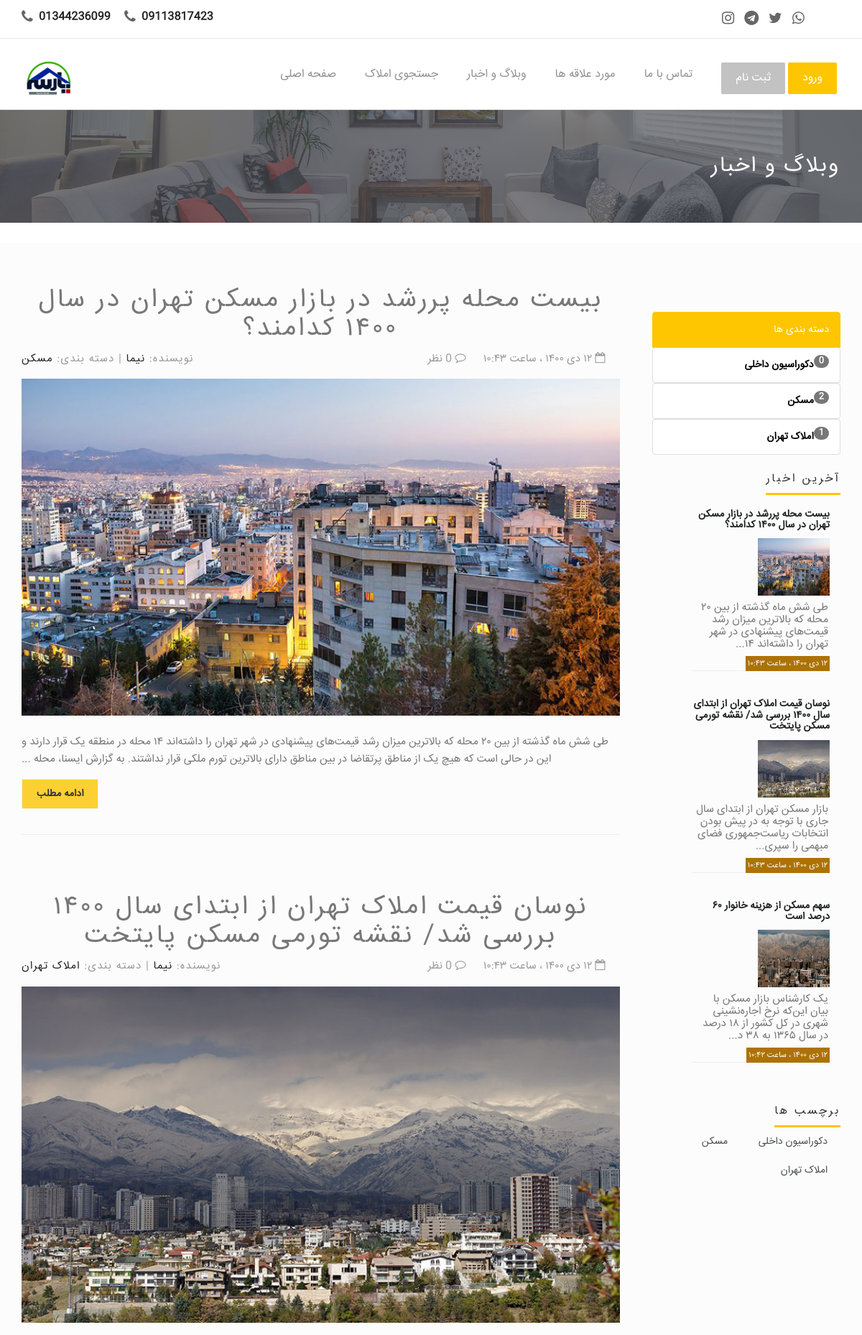
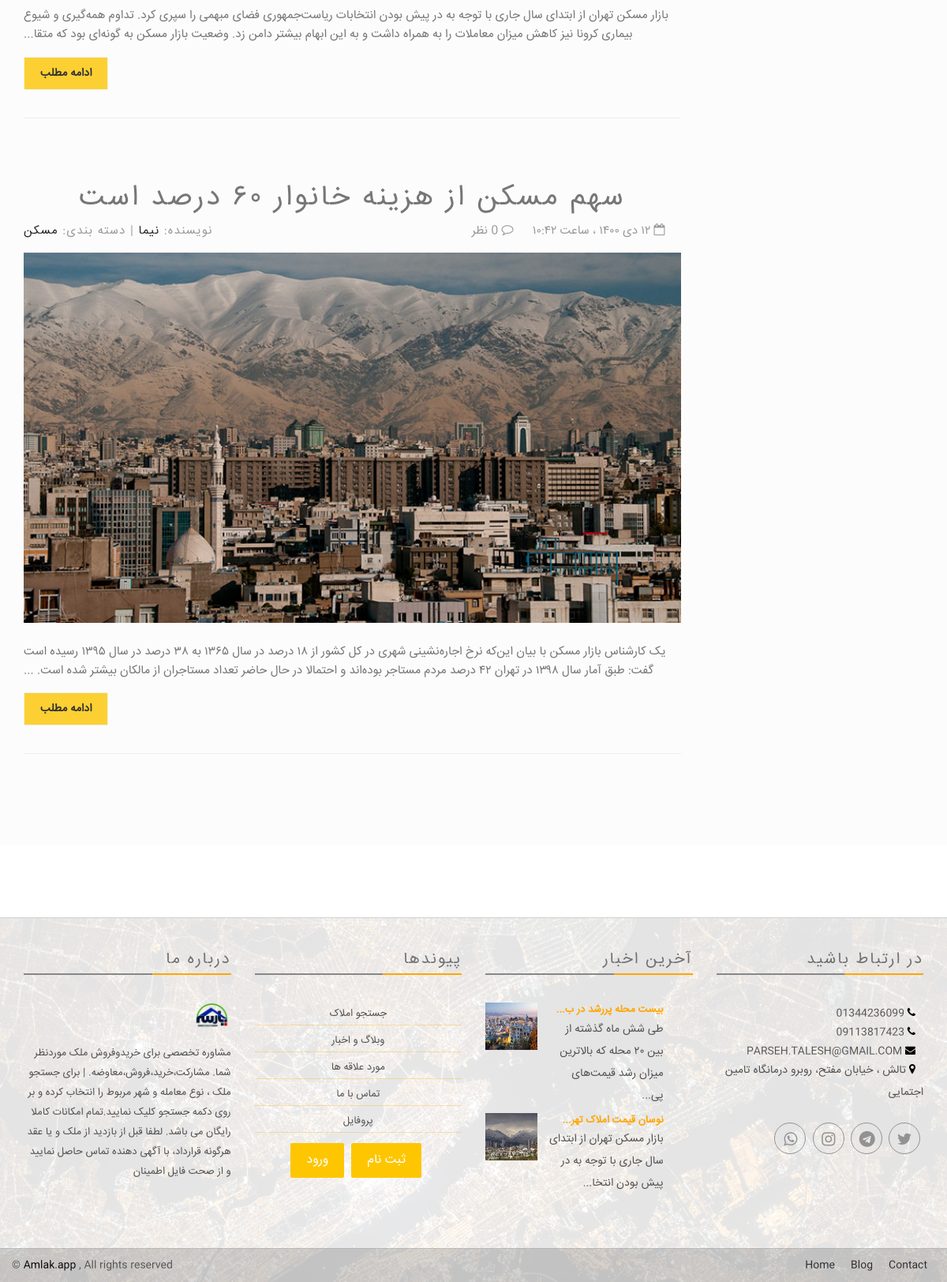
The page /blog/ on the database as committed earlier (2 pictures, top to bottom).
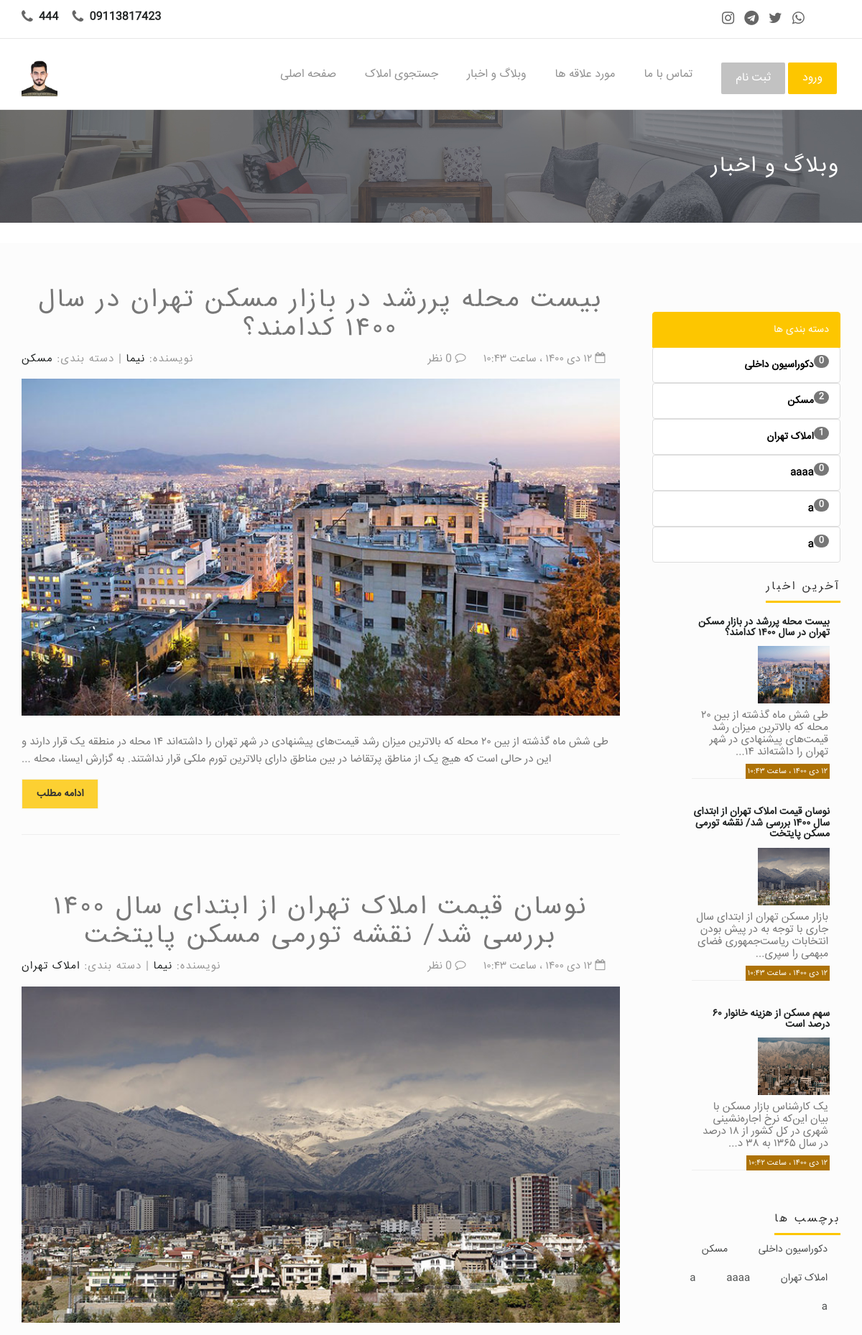
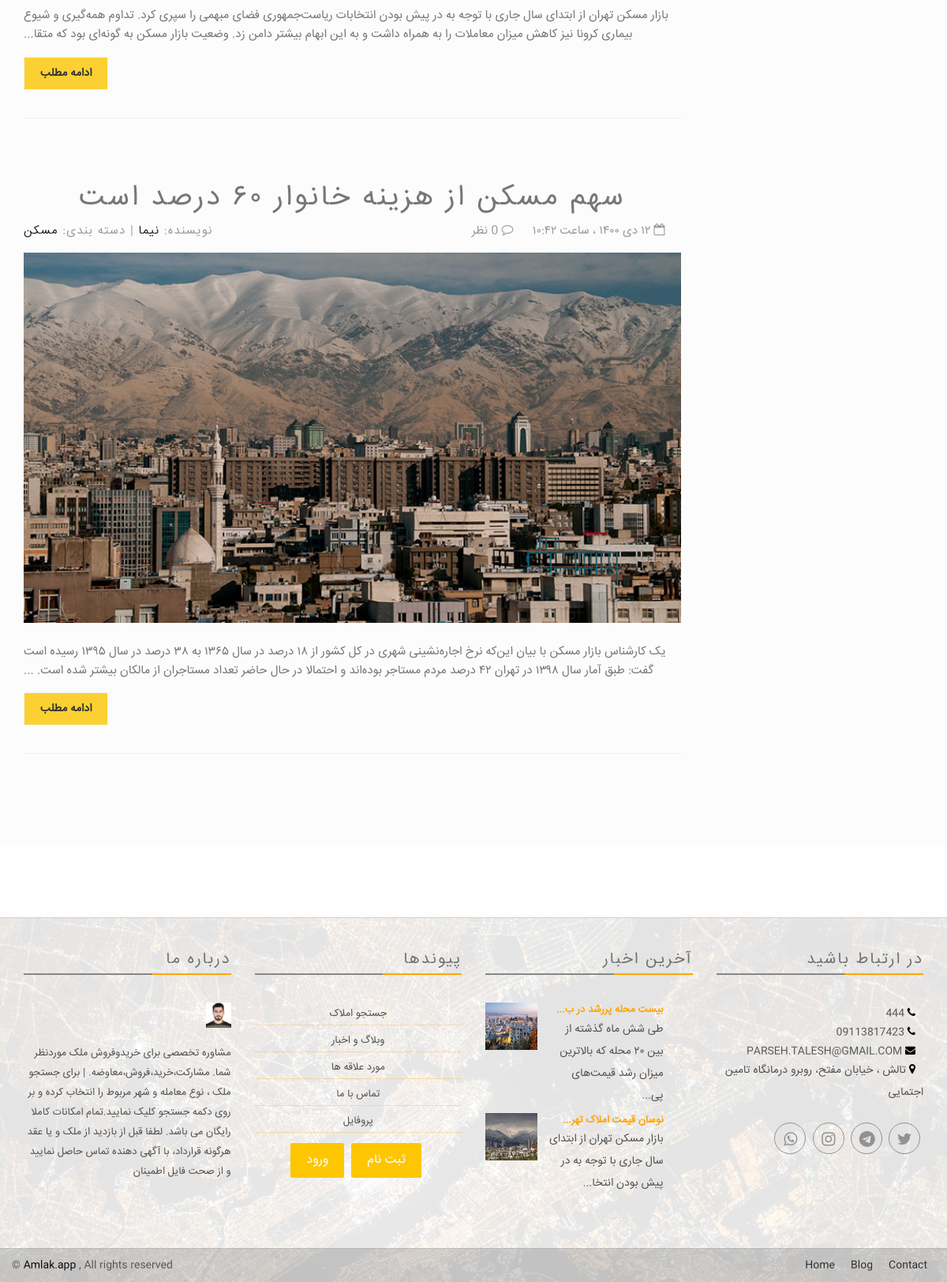
The same page on the database as committed later (2 pictures, top to bottom).
### app/models.py (models this page shows, shortened)
class Settings(models.Model):
  title = models.CharField(max_length=100, verbose_name = "عنوان")
  title_below = models.CharField(max_length=300 , null=True, blank=True , verbose_name = "متن زیر عنوان")
  introduction_text = models.TextField(max_length=2000 , null=True, blank=True , verbose_name = "متن معرفی" )
  contact_page_text = models.TextField(max_length=2000 , null=True, blank=True , verbose_name = "متن صفحه تماس با ما")
  experts_number = models.IntegerField(default='1', verbose_name = "تعداد کارشناسان")
  email = models.EmailField(max_length=200 , null=True , blank=True , verbose_name = "ایمیل")
  address = models.CharField(max_length=300 , null=True , blank=True , verbose_name = "آدرس")
  phone1 = models.CharField(max_length=20 , null=True , blank=True , verbose_name = "تلفن ۱")
  phone2 = models.CharField(max_length=20 , null=True , blank=True , verbose_name = "تلفن ۲")
  whatsapp_number = models.CharField(max_length=20 , null=True , blank=True , verbose_name = "شماره واتساپ")
  instagram = models.URLField(max_length=500, null=True, blank=True, verbose_name = "لینک اینستاگرام")
  telegram = models.URLField(max_length=500, null=True, blank=True, verbose_name = "لینک تلگرام")
  twitter = models.URLField(max_length=500, null=True, blank=True, verbose_name = "لینک توییتر")
  whatsapp = models.URLField(max_length=500, null=True, blank=True, verbose_name = "لینک واتس اپ")
  lat_long = models.CharField(max_length=50 , null=True , blank=True , verbose_name = "lat & long")
  logo = models.ImageField(default='logo.png', upload_to='logo', null=True, blank=True, verbose_name = "لوگو")
  header_image = models.ImageField(default='header.png', upload_to='header', null=True, blank=True, verbose_name = "تصویر سربرگ (header)")
  class Meta:
      verbose_name = "تنظیمات"
      verbose_name_plural = "تنظیمات"

### blogApp/models.py (models this page shows, shortened)
class Post(models.Model):
    title = models.CharField(max_length=255, verbose_name="عنوان")
    slug = models.SlugField(max_length=255, null=True, blank=True, verbose_name="نشانی پیوند (link)")
    author = models.ForeignKey(User, on_delete=models.CASCADE, verbose_name="نویسنده")
    img = models.ImageField(upload_to='blog', null=True, verbose_name="تصویر")
    body = RichTextField(blank=False, null=True, verbose_name="متن")
    comments = models.ManyToManyField(PostComment, blank=True, verbose_name="نظرات")
    post_date = models.DateTimeField(auto_now_add=True)
    category = models.ForeignKey(Categories, null=True, on_delete=models.PROTECT, related_name='category_set', verbose_name="دسته بندی")
    def j_post_date(self):
        return jalali_converter(self.post_date)
    class Meta:
      verbose_name = "پست"
      verbose_name_plural = "پست ها"

class Categories(models.Model):
    categoryname = models.CharField(max_length=255)
    slug = models.CharField(max_length=255, verbose_name="نشانی پیوند (link)")
    def __str__(self):
        return self.categoryname
    class Meta:
      verbose_name = "دسته بندی"
      verbose_name_plural = "دسته بندی ها"

### blogApp/views.py (the view)
# urls.py: path('', blog.as_view(), name="blog"),
class blog(generic.ListView):
   model = Post
   template_name = 'blog_list.html'
   context_object_name = 'posts'
   cats = Categories.objects.all()
   ordering = ['-post_date']
   paginate_by = 4
   def get_context_data(self, *args, **kwargs):
      cat_list = Categories.objects.all()
      latestpost_list = Post.objects.all().order_by('-post_date')[:3]
      context = super(blog, self).get_context_data(*args, **kwargs)
      context["cat_list"] = cat_list
      context["latestpost_list"] = latestpost_list
      return context

### app/context_processor.py (called while the page is built)
def settings(request):
    return {
    'settings': models.Settings.objects.all().last() ,
    'latestpost_list' : Post.objects.all().order_by('-post_date')[:3] ,
    'footer_latestpost_list' : Post.objects.all().order_by('-post_date')[:2]
    }

### crm/context_processor.py (called while the page is built)
def notification(request):
    if request.user.is_superuser:
        return {
           'new_reqs': models.Order_request.objects.filter(status='جدید').order_by('-date_created') ,
           'new_req_counts': models.Order_request.objects.filter(status='جدید').count(),
           'new_contact_counts': Contact.objects.filter(status='جدید').count(),
           'new_contacts': Contact.objects.filter(status='جدید').order_by('-created_on')
        }
    elif request.user.is_authenticated:
        return {
           'new_reqs': models.Order_request.objects.filter(status='جدید' , user__user=request.user ).order_by('-date_created') ,
           'new_req_counts': models.Order_request.objects.filter(status='جدید' , user__user=request.user ).count()
        }
    else:
        return { 'userProfile': None }

### extensions/jalali.py (called while the page is built)
    def persian_tuple(self):
        return self.persian_year, self.persian_month, self.persian_day

### templates/blog_list.html (shortened to what the changed rows need)
{% extends 'base.html' %}
{% block content %}
<div style="background:#494C53 url({{ settings.header_image.url }}) no-repeat scroll center top / cover; color:#FFF; position: relative; min-height: 140px; ">
    <div class="container">
        <div class="row" dir="rtl" align="right">
            <div class="page-head-content">
                <h1 class="page-title"> وبلاگ و اخبار </h1>
            </div>
        </div>
    </div>
</div>
<br>
<div class="content-area blog-page padding-top-40" style="background-color: #FCFCFC; padding-bottom: 55px;">
    <div class="container">
        <div class="row">
            <div class="blog-lst col-md-9 pl0">
               {% for post in posts %}
                <section class="post">
                    <div class="text-center padding-b-50">
                        <h2 class="wow fadeInLeft animated" dir="rtl"> {{post.title}} </h2>
                    </div>
                    <div class="row">
                        <div class="col-sm-6">
                            <p class="author-category">
                                نویسنده:  <a href="#"> {{post.author.first_name}} </a> |
                                دسته بندی:  <a href="{% url 'category' post.category.slug %}"> {{post.category}} </a>
                            </p>
                        </div>
                        <div class="col-sm-6 right">
                            <p class="date-comments" dir="rtl">
                                <a href="#"><i class="fa fa-calendar-o"></i> {{post.j_post_date }} </a>
                                <a href="#"><i class="fa fa-comment-o"></i> {{ post.comments.all.count }} نظر</a>
                            </p>
                        </div>
                    </div>
                    <div class="image wow fadeInLeft animated">
                        <a href="{% url 'blog-detail' post.slug %}">
                            <img src="{{post.img.url}}" class="img-responsive" alt="Example blog post alt">
                        </a>
                    </div>
                    <div dir="rtl" align="right">
                      <p class="intro"> {{post.body | slice:':250' | safe}}... </p>
                    </div>
                    <p dir="rtl" align="left">
                        <a href="{% url 'blog-detail' post.slug %}" class="btn btn-default btn-border"> ادامه مطلب </a>
                    </p>
                    <hr>
                </section>
               {% endfor %}
            </div>
            {% block sidebar %} <br><br>
            <div class="col-lg-3 sidebar" dir="rtl">
              <ul class="list-group category">
                {% for categories in cat_list %}
                <a href="{% url 'category' categories.slug %}" style="text-decoration:none; color:black"><li class="list-group-item">{{categories}} <span class="badge bg-dark">{{categories.category_set.count}}</span></li></a>
                {% endfor %}
              </ul>
              <div class="panel panel-default sidebar-menu wow fadeInRight animated" dir="rtl">
                      <ul class="footer-blog" align="right" dir="rtl">
                        {% for post in latestpost_list %}
                        <li>
                            <div class="col-md-12  col-sm-1 col-xs-1">
                                <h6> <a href="{% url 'blog-detail' post.slug %}"> {{ post.title }} </a></h6>
                                <img style="width:100px; height:80px" src="{{post.img.url}}">
                                <p style="line-height: 17px; padding: 8px 2px;">{{post.body | slice:':100' | safe}}... </p>
                                <hr><span class="blg-date"> {{ post.j_post_date }} </span>
                            </div>
                        </li>
                        {% endfor %}
                      </ul>
               </div>
               <div class="panel panel-default sidebar-menu wow fadeInRight animated" dir="rtl">
                   <div class="panel-heading">
                      <div class="button-cuz">
                        {% for categories in cat_list %}
                        <a href="{% url 'category' categories.slug %}"><button type="button" class="btn btn-outline-dark">{{categories}}</button></a>
                        {% endfor %}
                      </div>
                  </div>
              </div>
            </div>
            {% endblock %}
        </div>
    </div>
</div>
{% endblock %}

### templates/base.html (shortened to what the changed rows need)
{% load static %}
{% load bootstrap %}
<!DOCTYPE html>
<html class="no-js">
<head>
  <link rel="stylesheet" href="{% static 'assets/css/normalize.css' %}">
  <link rel="stylesheet" href="{% static 'assets/css/font-awesome.min.css' %}">
  <link rel="stylesheet" href="{% static 'assets/css/fontello.css">
  <link href="{% static 'assets/fonts/icon-7-stroke/css/pe-icon-7-stroke.css' %}" rel="stylesheet">
  <link href="{% static 'assets/fonts/icon-7-stroke/css/helper.css' %}" rel="stylesheet">
  <link href="{% static 'assets/css/animate.css' %}" rel="stylesheet" media="screen">
  <link rel="stylesheet" href="{% static 'assets/css/bootstrap-select.min.css' %}">
  <link rel="stylesheet" href="{% static 'bootstrap/css/bootstrap.min.css' %}">
  <link rel="stylesheet" href="{% static 'assets/css/icheck.min_all.css' %}">
  <link rel="stylesheet" href="{% static 'assets/css/price-range.css' %}">
  <link rel="stylesheet" href="{% static 'assets/css/owl.carousel.css' %}">
  <link rel="stylesheet" href="{% static 'assets/css/owl.theme.css' %}">
  <link rel="stylesheet" href="{% static 'assets/css/owl.transitions.css' %}">
  <link rel="stylesheet" href="{% static 'assets/css/style.css' %}">
  <link rel="stylesheet" href="{% static 'assets/css/responsive.css' %}">
  <link rel="stylesheet" href="https://cdnjs.cloudflare.com/ajax/libs/font-awesome/4.7.0/css/font-awesome.min.css">
</head>
<body>
  <div class="header-connect">
  		<div class="container">
  				<div class="row">
  						<div class="col-md-5 col-sm-8  col-xs-12">
  								<div class="header-half header-call">
  										<p>
  												<span> <i class="fa fa-phone"></i> <a href="tel:{{ settings.phone1 }}"> {{ settings.phone1 }} </a> </span>
                          <span> <i class="fa fa-phone"></i> <a href="tel:{{ settings.phone2 }}"> {{ settings.phone2 }} </a> </span>
  										</p>
  								</div>
  						</div>
  				</div>
  		</div>
  </div>
  <nav class="navbar navbar-default ">
  		<div class="container">
  				<div class="navbar-header">
  						<a class="navbar-brand" href="{% url 'app:home' %}"><img src="{{ settings.logo.url }}" style="max-height:50px;" alt="{{ settings.title }}"></a>
  				</div>
  		</div>
  </nav>
{% block content %}{% endblock content %}
    <div class="footer-area">
    		<div class=" footer">
    				<div class="container">
    						<div class="row" align="right">
    								<div class="col-md-3 col-sm-6 wow fadeInRight animated">
    										<div class="single-footer">
    												<h4> درباره ما </h4>
    												<div class="footer-title-line"></div>
    												<img src="{{ settings.logo.url }}" alt="{{ settings.title }}" class="wow pulse" data-wow-delay="1s">
    												<p dir="rtl"> {{ settings.title_below }} </p>
    										</div>
    								</div>
    								<div class="col-md-3 col-sm-6 wow fadeInRight animated">
    										<div class="single-footer">
    												<ul class="footer-blog">
                            {% for post in footer_latestpost_list %}
    														<li dir="rtl">
    																<div class="col-md-3 blg-thumb p0">
    																		<a href="{% url 'blog-detail' post.slug %}"> <img src="{{post.img.url}}"> </a>
    																</div>
    																<div class="col-md-8  col-sm-8 col-xs-8  blg-entry">
    																		<h6> <a href="{% url 'blog-detail' post.slug %}"> {{ post.title | slice:':20' | safe}}... </a></h6>
    																		{{post.body | slice:':65' | safe}}...
    																</div>
    														</li> <br>
                            {% endfor %}
    												</ul>
    										</div>
    								</div>
    								<div class="col-md-3 col-sm-6 wow fadeInRight animated">
    										<div class="single-footer news-letter">
                            <ul class="footer-adress" dir="rtl">
                                <li> <a href="tel:{{ settings.phone1 }}"> <i class="fa fa-phone"></i> {{ settings.phone1 }} </a> </li>
                                <li> <a href="tel:{{ settings.phone2 }}"> <i class="fa fa-phone"></i> {{ settings.phone2 }} </a> </li>
                                <li> <a href="mailto:{{ settings.email }}"> <i class="fa fa-envelope"> </i> {{ settings.email }} </a> </li>
                                <li> <i class="fa fa-map-marker"> </i> {{ settings.address }} </li>
                            </ul>
                            <br>
    										</div>
    								</div>
    						</div>
    				</div>
    		</div>
    		<div class="footer-copy text-center">
    		</div>
    </div>
</body>
</html>

Rows that differ between the two databases and show on the page:
changed Settings "تالش ، خیابان مفتح، روبرو درمانگاه تامین اجتمایی": phone1 "01344236099" → "444"; logo: a different picture
added Categories: categoryname "aaaa", category_set.count "0"
added Categories: categoryname "a", category_set.count "0"
added Categories: categoryname "a", category_set.count "0"
